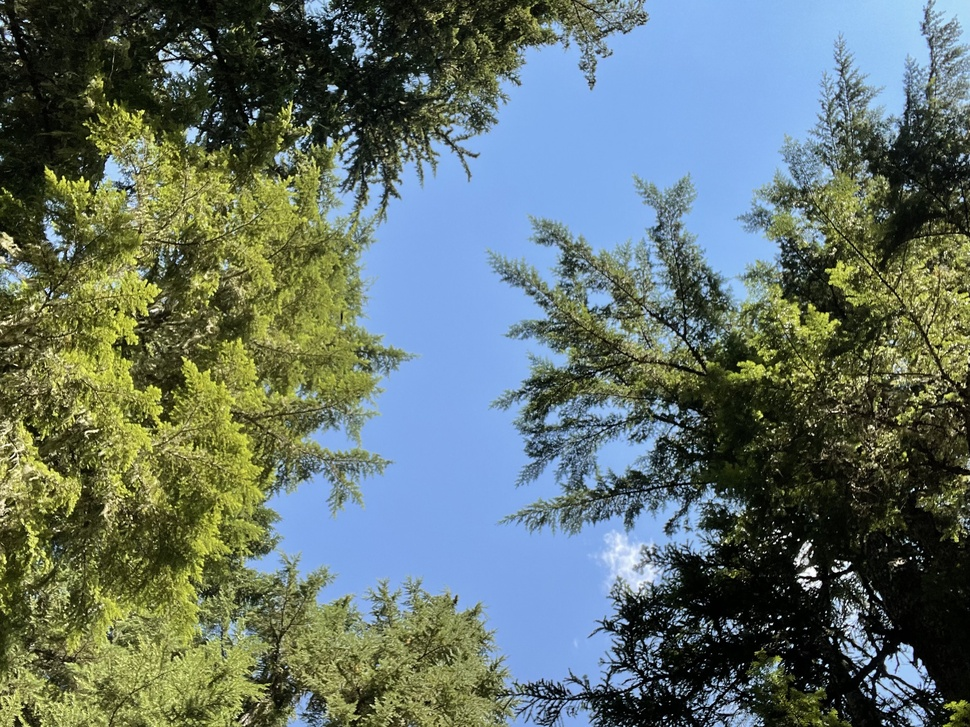
#> input picture imgs/filename.jpg, 970 x 727 px, shrunk from 3088 x 2316 before the run; its folder holds only this picture in this run
$ python photoEditor.py
#> lines starting #> are read from the running program, lines starting #| are printed output that depends on the picture
from PIL import Image, ImageEnhance, ImageFilter
import os

path = "./imgs"
pathOut = "./editedImgs"

for filename in os.listdir(path):
  img = Image.open(f"{path}/{filename}")
#> img is the input picture: PIL image 970x727 RGB; mean R, G, B 98.8, 114.2, 108

  edit = img.filter(ImageFilter.SHARPEN).convert('L').rotate(-90)
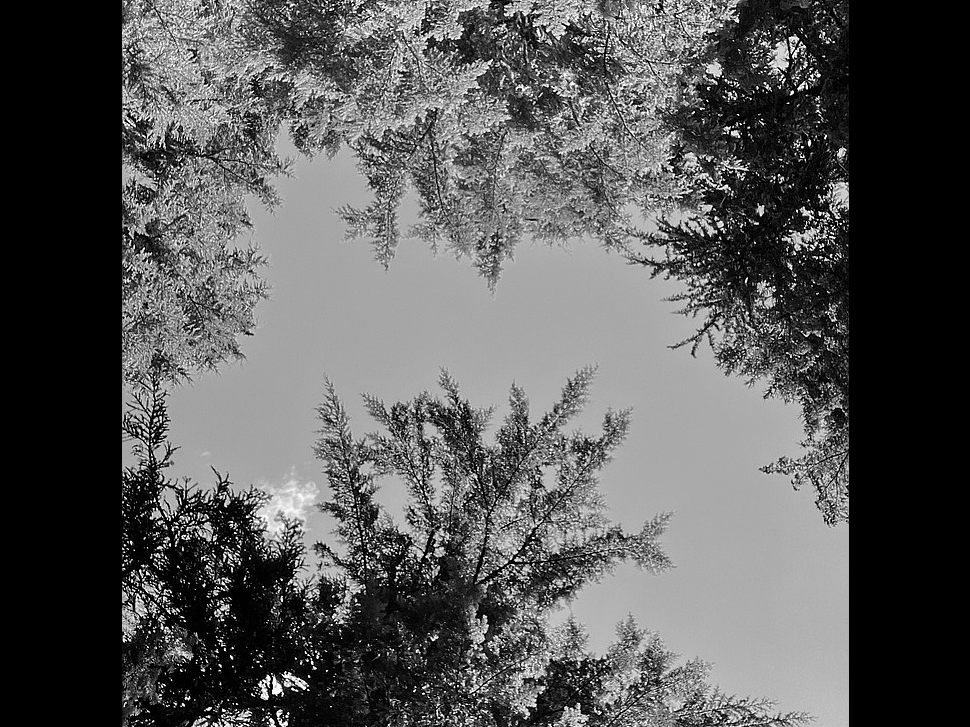
#> edit: PIL image 970x727 L; min 0, max 255, mean 87.7

  clean_name = os.path.splitext(filename)[0]

  edit.save(f'.{pathOut}/{clean_name}_edited.jpg')
